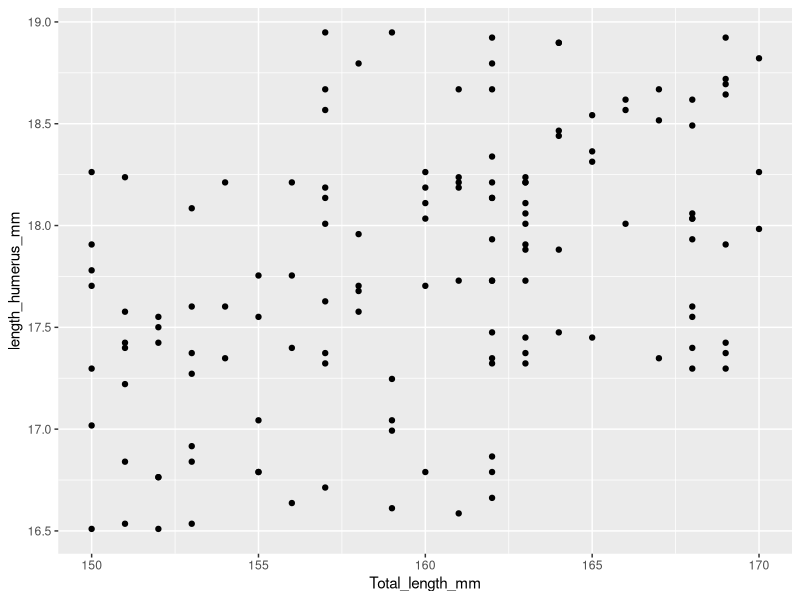

This chart was generated by the following R code:
library(tidyverse)
bumpus <- read.csv("data_raw/bumpus2-1.csv")

# q1
  mutated_bumpus <- mutate(bumpus, 
                           length_humerus_mm = length_humerus_in*25.4)
  ggplot(data = mutated_bumpus,
         aes(x = Total_length_mm,
             y = length_humerus_mm)) +
    geom_point()
  mean(mutated_bumpus$Total_length_mm)  # 160.0368 mm
  
  